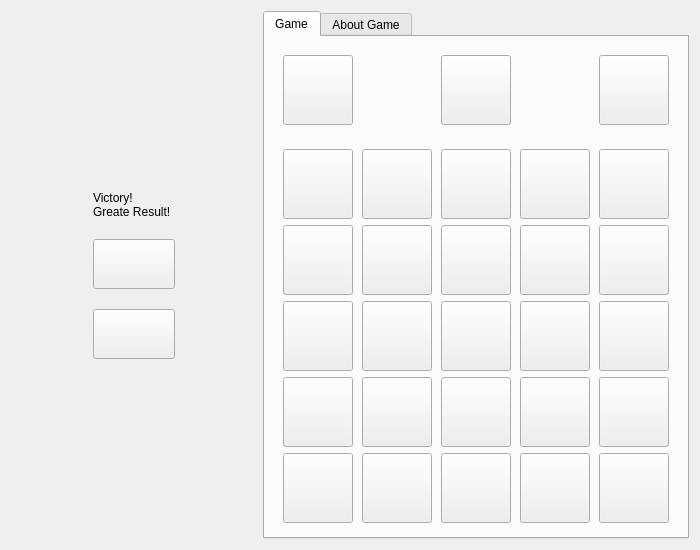
<?xml version="1.0" encoding="UTF-8"?>
<ui version="4.0">
 <class>Widget</class>
 <widget class="QWidget" name="Widget">
  <property name="geometry">
   <rect>
    <x>0</x>
    <y>0</y>
    <width>700</width>
    <height>550</height>
   </rect>
  </property>
  <property name="minimumSize">
   <size>
    <width>600</width>
    <height>550</height>
   </size>
  </property>
  <property name="maximumSize">
   <size>
    <width>700</width>
    <height>555</height>
   </size>
  </property>
  <property name="windowTitle">
   <string>Widget</string>
  </property>
  <property name="styleSheet">
   <string notr="true"/>
  </property>
  <layout class="QHBoxLayout" name="horizontalLayout_2">
   <item>
    <spacer name="horizontalSpacer_2">
     <property name="orientation">
      <enum>Qt::Horizontal</enum>
     </property>
     <property name="sizeHint" stdset="0">
      <size>
       <width>40</width>
       <height>20</height>
      </size>
     </property>
    </spacer>
   </item>
   <item>
    <layout class="QVBoxLayout" name="verticalLayout_2">
     <property name="spacing">
      <number>20</number>
     </property>
     <item>
      <spacer name="verticalSpacer_2">
       <property name="orientation">
        <enum>Qt::Vertical</enum>
       </property>
       <property name="sizeHint" stdset="0">
        <size>
         <width>20</width>
         <height>40</height>
        </size>
       </property>
      </spacer>
     </item>
     <item>
      <widget class="QLabel" name="label">
       <property name="text">
        <string>Victory!
Greate Result!</string>
       </property>
      </widget>
     </item>
     <item>
      <widget class="QPushButton" name="button_start_game">
       <property name="sizePolicy">
        <sizepolicy hsizetype="Expanding" vsizetype="Fixed">
         <horstretch>0</horstretch>
         <verstretch>0</verstretch>
        </sizepolicy>
       </property>
       <property name="minimumSize">
        <size>
         <width>0</width>
         <height>50</height>
        </size>
       </property>
       <property name="cursor">
        <cursorShape>PointingHandCursor</cursorShape>
       </property>
       <property name="text">
        <string/>
       </property>
      </widget>
     </item>
     <item>
      <widget class="QPushButton" name="button_about_game">
       <property name="sizePolicy">
        <sizepolicy hsizetype="Expanding" vsizetype="Fixed">
         <horstretch>0</horstretch>
         <verstretch>0</verstretch>
        </sizepolicy>
       </property>
       <property name="minimumSize">
        <size>
         <width>0</width>
         <height>50</height>
        </size>
       </property>
       <property name="cursor">
        <cursorShape>PointingHandCursor</cursorShape>
       </property>
       <property name="text">
        <string/>
       </property>
      </widget>
     </item>
     <item>
      <spacer name="verticalSpacer">
       <property name="orientation">
        <enum>Qt::Vertical</enum>
       </property>
       <property name="sizeHint" stdset="0">
        <size>
         <width>20</width>
         <height>40</height>
        </size>
       </property>
      </spacer>
     </item>
    </layout>
   </item>
   <item>
    <spacer name="horizontalSpacer">
     <property name="orientation">
      <enum>Qt::Horizontal</enum>
     </property>
     <property name="sizeHint" stdset="0">
      <size>
       <width>40</width>
       <height>20</height>
      </size>
     </property>
    </spacer>
   </item>
   <item>
    <widget class="QTabWidget" name="tabWidget">
     <property name="sizePolicy">
      <sizepolicy hsizetype="Fixed" vsizetype="Expanding">
       <horstretch>0</horstretch>
       <verstretch>0</verstretch>
      </sizepolicy>
     </property>
     <property name="minimumSize">
      <size>
       <width>70</width>
       <height>70</height>
      </size>
     </property>
     <property name="styleSheet">
      <string notr="true"/>
     </property>
     <property name="currentIndex">
      <number>0</number>
     </property>
     <widget class="QWidget" name="tab_1">
      <attribute name="title">
       <string>Game</string>
      </attribute>
      <layout class="QVBoxLayout" name="verticalLayout_3">
       <item>
        <spacer name="verticalSpacer_3">
         <property name="orientation">
          <enum>Qt::Vertical</enum>
         </property>
         <property name="sizeHint" stdset="0">
          <size>
           <width>20</width>
           <height>40</height>
          </size>
         </property>
        </spacer>
       </item>
       <item>
        <layout class="QHBoxLayout" name="horizontalLayout">
         <property name="spacing">
          <number>9</number>
         </property>
         <property name="leftMargin">
          <number>9</number>
         </property>
         <property name="topMargin">
          <number>9</number>
         </property>
         <property name="rightMargin">
          <number>9</number>
         </property>
         <property name="bottomMargin">
          <number>9</number>
         </property>
         <item>
          <widget class="QPushButton" name="cell_upper_left">
           <property name="sizePolicy">
            <sizepolicy hsizetype="Fixed" vsizetype="Fixed">
             <horstretch>0</horstretch>
             <verstretch>0</verstretch>
            </sizepolicy>
           </property>
           <property name="minimumSize">
            <size>
             <width>70</width>
             <height>70</height>
            </size>
           </property>
           <property name="text">
            <string/>
           </property>
          </widget>
         </item>
         <item>
          <spacer name="horizontalSpacer_4">
           <property name="orientation">
            <enum>Qt::Horizontal</enum>
           </property>
           <property name="sizeType">
            <enum>QSizePolicy::Expanding</enum>
           </property>
           <property name="sizeHint" stdset="0">
            <size>
             <width>70</width>
             <height>20</height>
            </size>
           </property>
          </spacer>
         </item>
         <item>
          <widget class="QPushButton" name="cell_upper_medium">
           <property name="sizePolicy">
            <sizepolicy hsizetype="Fixed" vsizetype="Fixed">
             <horstretch>0</horstretch>
             <verstretch>0</verstretch>
            </sizepolicy>
           </property>
           <property name="minimumSize">
            <size>
             <width>70</width>
             <height>70</height>
            </size>
           </property>
           <property name="text">
            <string/>
           </property>
          </widget>
         </item>
         <item>
          <spacer name="horizontalSpacer_3">
           <property name="orientation">
            <enum>Qt::Horizontal</enum>
           </property>
           <property name="sizeType">
            <enum>QSizePolicy::Expanding</enum>
           </property>
           <property name="sizeHint" stdset="0">
            <size>
             <width>70</width>
             <height>20</height>
            </size>
           </property>
          </spacer>
         </item>
         <item>
          <widget class="QPushButton" name="cell_upper_right">
           <property name="sizePolicy">
            <sizepolicy hsizetype="Fixed" vsizetype="Fixed">
             <horstretch>0</horstretch>
             <verstretch>0</verstretch>
            </sizepolicy>
           </property>
           <property name="minimumSize">
            <size>
             <width>70</width>
             <height>70</height>
            </size>
           </property>
           <property name="text">
            <string/>
           </property>
          </widget>
         </item>
        </layout>
       </item>
       <item>
        <layout class="QGridLayout" name="gridLayout_2">
         <property name="leftMargin">
          <number>9</number>
         </property>
         <property name="topMargin">
          <number>9</number>
         </property>
         <property name="rightMargin">
          <number>9</number>
         </property>
         <property name="bottomMargin">
          <number>9</number>
         </property>
         <property name="spacing">
          <number>9</number>
         </property>
         <item row="0" column="2">
          <widget class="QPushButton" name="cell_0_2">
           <property name="sizePolicy">
            <sizepolicy hsizetype="Fixed" vsizetype="Fixed">
             <horstretch>0</horstretch>
             <verstretch>0</verstretch>
            </sizepolicy>
           </property>
           <property name="minimumSize">
            <size>
             <width>70</width>
             <height>70</height>
            </size>
           </property>
           <property name="cursor">
            <cursorShape>OpenHandCursor</cursorShape>
           </property>
           <property name="text">
            <string/>
           </property>
          </widget>
         </item>
         <item row="1" column="0">
          <widget class="QPushButton" name="cell_1_0">
           <property name="sizePolicy">
            <sizepolicy hsizetype="Fixed" vsizetype="Fixed">
             <horstretch>0</horstretch>
             <verstretch>0</verstretch>
            </sizepolicy>
           </property>
           <property name="minimumSize">
            <size>
             <width>70</width>
             <height>70</height>
            </size>
           </property>
           <property name="cursor">
            <cursorShape>OpenHandCursor</cursorShape>
           </property>
           <property name="text">
            <string/>
           </property>
          </widget>
         </item>
         <item row="1" column="1">
          <widget class="QPushButton" name="cell_1_1">
           <property name="sizePolicy">
            <sizepolicy hsizetype="Fixed" vsizetype="Fixed">
             <horstretch>0</horstretch>
             <verstretch>0</verstretch>
            </sizepolicy>
           </property>
           <property name="minimumSize">
            <size>
             <width>70</width>
             <height>70</height>
            </size>
           </property>
           <property name="cursor">
            <cursorShape>OpenHandCursor</cursorShape>
           </property>
           <property name="text">
            <string/>
           </property>
          </widget>
         </item>
         <item row="0" column="3">
          <widget class="QPushButton" name="cell_0_3">
           <property name="sizePolicy">
            <sizepolicy hsizetype="Fixed" vsizetype="Fixed">
             <horstretch>0</horstretch>
             <verstretch>0</verstretch>
            </sizepolicy>
           </property>
           <property name="minimumSize">
            <size>
             <width>70</width>
             <height>70</height>
            </size>
           </property>
           <property name="cursor">
            <cursorShape>OpenHandCursor</cursorShape>
           </property>
           <property name="styleSheet">
            <string notr="true"/>
           </property>
           <property name="text">
            <string/>
           </property>
          </widget>
         </item>
         <item row="3" column="0">
          <widget class="QPushButton" name="cell_3_0">
           <property name="sizePolicy">
            <sizepolicy hsizetype="Fixed" vsizetype="Fixed">
             <horstretch>0</horstretch>
             <verstretch>0</verstretch>
            </sizepolicy>
           </property>
           <property name="minimumSize">
            <size>
             <width>70</width>
             <height>70</height>
            </size>
           </property>
           <property name="cursor">
            <cursorShape>OpenHandCursor</cursorShape>
           </property>
           <property name="text">
            <string/>
           </property>
          </widget>
         </item>
         <item row="3" column="4">
          <widget class="QPushButton" name="cell_3_4">
           <property name="sizePolicy">
            <sizepolicy hsizetype="Fixed" vsizetype="Fixed">
             <horstretch>0</horstretch>
             <verstretch>0</verstretch>
            </sizepolicy>
           </property>
           <property name="minimumSize">
            <size>
             <width>70</width>
             <height>70</height>
            </size>
           </property>
           <property name="cursor">
            <cursorShape>OpenHandCursor</cursorShape>
           </property>
           <property name="text">
            <string/>
           </property>
          </widget>
         </item>
         <item row="1" column="4">
          <widget class="QPushButton" name="cell_1_4">
           <property name="sizePolicy">
            <sizepolicy hsizetype="Fixed" vsizetype="Fixed">
             <horstretch>0</horstretch>
             <verstretch>0</verstretch>
            </sizepolicy>
           </property>
           <property name="minimumSize">
            <size>
             <width>70</width>
             <height>70</height>
            </size>
           </property>
           <property name="cursor">
            <cursorShape>OpenHandCursor</cursorShape>
           </property>
           <property name="text">
            <string/>
           </property>
           <property name="checkable">
            <bool>false</bool>
           </property>
          </widget>
         </item>
         <item row="0" column="0">
          <widget class="QPushButton" name="cell_0_0">
           <property name="sizePolicy">
            <sizepolicy hsizetype="Fixed" vsizetype="Fixed">
             <horstretch>0</horstretch>
             <verstretch>0</verstretch>
            </sizepolicy>
           </property>
           <property name="minimumSize">
            <size>
             <width>70</width>
             <height>70</height>
            </size>
           </property>
           <property name="cursor">
            <cursorShape>OpenHandCursor</cursorShape>
           </property>
           <property name="styleSheet">
            <string notr="true"/>
           </property>
           <property name="text">
            <string/>
           </property>
          </widget>
         </item>
         <item row="0" column="1">
          <widget class="QPushButton" name="cell_0_1">
           <property name="sizePolicy">
            <sizepolicy hsizetype="Fixed" vsizetype="Fixed">
             <horstretch>0</horstretch>
             <verstretch>0</verstretch>
            </sizepolicy>
           </property>
           <property name="minimumSize">
            <size>
             <width>70</width>
             <height>70</height>
            </size>
           </property>
           <property name="cursor">
            <cursorShape>OpenHandCursor</cursorShape>
           </property>
           <property name="text">
            <string/>
           </property>
          </widget>
         </item>
         <item row="2" column="4">
          <widget class="QPushButton" name="cell_2_4">
           <property name="sizePolicy">
            <sizepolicy hsizetype="Fixed" vsizetype="Fixed">
             <horstretch>0</horstretch>
             <verstretch>0</verstretch>
            </sizepolicy>
           </property>
           <property name="minimumSize">
            <size>
             <width>70</width>
             <height>70</height>
            </size>
           </property>
           <property name="cursor">
            <cursorShape>OpenHandCursor</cursorShape>
           </property>
           <property name="text">
            <string/>
           </property>
          </widget>
         </item>
         <item row="2" column="1">
          <widget class="QPushButton" name="cell_2_1">
           <property name="sizePolicy">
            <sizepolicy hsizetype="Fixed" vsizetype="Fixed">
             <horstretch>0</horstretch>
             <verstretch>0</verstretch>
            </sizepolicy>
           </property>
           <property name="minimumSize">
            <size>
             <width>70</width>
             <height>70</height>
            </size>
           </property>
           <property name="cursor">
            <cursorShape>OpenHandCursor</cursorShape>
           </property>
           <property name="text">
            <string/>
           </property>
          </widget>
         </item>
         <item row="0" column="4">
          <widget class="QPushButton" name="cell_0_4">
           <property name="sizePolicy">
            <sizepolicy hsizetype="Fixed" vsizetype="Fixed">
             <horstretch>0</horstretch>
             <verstretch>0</verstretch>
            </sizepolicy>
           </property>
           <property name="minimumSize">
            <size>
             <width>70</width>
             <height>70</height>
            </size>
           </property>
           <property name="cursor">
            <cursorShape>OpenHandCursor</cursorShape>
           </property>
           <property name="styleSheet">
            <string notr="true"/>
           </property>
           <property name="text">
            <string/>
           </property>
          </widget>
         </item>
         <item row="1" column="3">
          <widget class="QPushButton" name="cell_1_3">
           <property name="sizePolicy">
            <sizepolicy hsizetype="Fixed" vsizetype="Fixed">
             <horstretch>0</horstretch>
             <verstretch>0</verstretch>
            </sizepolicy>
           </property>
           <property name="minimumSize">
            <size>
             <width>70</width>
             <height>70</height>
            </size>
           </property>
           <property name="cursor">
            <cursorShape>OpenHandCursor</cursorShape>
           </property>
           <property name="text">
            <string/>
           </property>
          </widget>
         </item>
         <item row="2" column="3">
          <widget class="QPushButton" name="cell_2_3">
           <property name="sizePolicy">
            <sizepolicy hsizetype="Fixed" vsizetype="Fixed">
             <horstretch>0</horstretch>
             <verstretch>0</verstretch>
            </sizepolicy>
           </property>
           <property name="minimumSize">
            <size>
             <width>70</width>
             <height>70</height>
            </size>
           </property>
           <property name="cursor">
            <cursorShape>OpenHandCursor</cursorShape>
           </property>
           <property name="text">
            <string/>
           </property>
          </widget>
         </item>
         <item row="2" column="2">
          <widget class="QPushButton" name="cell_2_2">
           <property name="sizePolicy">
            <sizepolicy hsizetype="Fixed" vsizetype="Fixed">
             <horstretch>0</horstretch>
             <verstretch>0</verstretch>
            </sizepolicy>
           </property>
           <property name="minimumSize">
            <size>
             <width>70</width>
             <height>70</height>
            </size>
           </property>
           <property name="cursor">
            <cursorShape>OpenHandCursor</cursorShape>
           </property>
           <property name="text">
            <string/>
           </property>
          </widget>
         </item>
         <item row="1" column="2">
          <widget class="QPushButton" name="cell_1_2">
           <property name="sizePolicy">
            <sizepolicy hsizetype="Fixed" vsizetype="Fixed">
             <horstretch>0</horstretch>
             <verstretch>0</verstretch>
            </sizepolicy>
           </property>
           <property name="minimumSize">
            <size>
             <width>70</width>
             <height>70</height>
            </size>
           </property>
           <property name="cursor">
            <cursorShape>OpenHandCursor</cursorShape>
           </property>
           <property name="text">
            <string/>
           </property>
          </widget>
         </item>
         <item row="2" column="0">
          <widget class="QPushButton" name="cell_2_0">
           <property name="sizePolicy">
            <sizepolicy hsizetype="Fixed" vsizetype="Fixed">
             <horstretch>0</horstretch>
             <verstretch>0</verstretch>
            </sizepolicy>
           </property>
           <property name="minimumSize">
            <size>
             <width>70</width>
             <height>70</height>
            </size>
           </property>
           <property name="cursor">
            <cursorShape>OpenHandCursor</cursorShape>
           </property>
           <property name="text">
            <string/>
           </property>
          </widget>
         </item>
         <item row="3" column="3">
          <widget class="QPushButton" name="cell_3_3">
           <property name="sizePolicy">
            <sizepolicy hsizetype="Fixed" vsizetype="Fixed">
             <horstretch>0</horstretch>
             <verstretch>0</verstretch>
            </sizepolicy>
           </property>
           <property name="minimumSize">
            <size>
             <width>70</width>
             <height>70</height>
            </size>
           </property>
           <property name="cursor">
            <cursorShape>OpenHandCursor</cursorShape>
           </property>
           <property name="text">
            <string/>
           </property>
          </widget>
         </item>
         <item row="3" column="2">
          <widget class="QPushButton" name="cell_3_2">
           <property name="sizePolicy">
            <sizepolicy hsizetype="Fixed" vsizetype="Fixed">
             <horstretch>0</horstretch>
             <verstretch>0</verstretch>
            </sizepolicy>
           </property>
           <property name="minimumSize">
            <size>
             <width>70</width>
             <height>70</height>
            </size>
           </property>
           <property name="cursor">
            <cursorShape>OpenHandCursor</cursorShape>
           </property>
           <property name="text">
            <string/>
           </property>
          </widget>
         </item>
         <item row="3" column="1">
          <widget class="QPushButton" name="cell_3_1">
           <property name="sizePolicy">
            <sizepolicy hsizetype="Fixed" vsizetype="Fixed">
             <horstretch>0</horstretch>
             <verstretch>0</verstretch>
            </sizepolicy>
           </property>
           <property name="minimumSize">
            <size>
             <width>70</width>
             <height>70</height>
            </size>
           </property>
           <property name="cursor">
            <cursorShape>OpenHandCursor</cursorShape>
           </property>
           <property name="text">
            <string/>
           </property>
          </widget>
         </item>
         <item row="4" column="0">
          <widget class="QPushButton" name="cell_4_0">
           <property name="sizePolicy">
            <sizepolicy hsizetype="Fixed" vsizetype="Fixed">
             <horstretch>0</horstretch>
             <verstretch>0</verstretch>
            </sizepolicy>
           </property>
           <property name="minimumSize">
            <size>
             <width>70</width>
             <height>70</height>
            </size>
           </property>
           <property name="cursor">
            <cursorShape>OpenHandCursor</cursorShape>
           </property>
           <property name="text">
            <string/>
           </property>
          </widget>
         </item>
         <item row="4" column="1">
          <widget class="QPushButton" name="cell_4_1">
           <property name="sizePolicy">
            <sizepolicy hsizetype="Fixed" vsizetype="Fixed">
             <horstretch>0</horstretch>
             <verstretch>0</verstretch>
            </sizepolicy>
           </property>
           <property name="minimumSize">
            <size>
             <width>70</width>
             <height>70</height>
            </size>
           </property>
           <property name="cursor">
            <cursorShape>OpenHandCursor</cursorShape>
           </property>
           <property name="text">
            <string/>
           </property>
          </widget>
         </item>
         <item row="4" column="2">
          <widget class="QPushButton" name="cell_4_2">
           <property name="sizePolicy">
            <sizepolicy hsizetype="Fixed" vsizetype="Fixed">
             <horstretch>0</horstretch>
             <verstretch>0</verstretch>
            </sizepolicy>
           </property>
           <property name="minimumSize">
            <size>
             <width>70</width>
             <height>70</height>
            </size>
           </property>
           <property name="cursor">
            <cursorShape>OpenHandCursor</cursorShape>
           </property>
           <property name="text">
            <string/>
           </property>
          </widget>
         </item>
         <item row="4" column="3">
          <widget class="QPushButton" name="cell_4_3">
           <property name="sizePolicy">
            <sizepolicy hsizetype="Fixed" vsizetype="Fixed">
             <horstretch>0</horstretch>
             <verstretch>0</verstretch>
            </sizepolicy>
           </property>
           <property name="minimumSize">
            <size>
             <width>70</width>
             <height>70</height>
            </size>
           </property>
           <property name="cursor">
            <cursorShape>OpenHandCursor</cursorShape>
           </property>
           <property name="text">
            <string/>
           </property>
          </widget>
         </item>
         <item row="4" column="4">
          <widget class="QPushButton" name="cell_4_4">
           <property name="sizePolicy">
            <sizepolicy hsizetype="Fixed" vsizetype="Fixed">
             <horstretch>0</horstretch>
             <verstretch>0</verstretch>
            </sizepolicy>
           </property>
           <property name="minimumSize">
            <size>
             <width>70</width>
             <height>70</height>
            </size>
           </property>
           <property name="cursor">
            <cursorShape>OpenHandCursor</cursorShape>
           </property>
           <property name="text">
            <string/>
           </property>
          </widget>
         </item>
        </layout>
       </item>
       <item>
        <spacer name="verticalSpacer_4">
         <property name="orientation">
          <enum>Qt::Vertical</enum>
         </property>
         <property name="sizeHint" stdset="0">
          <size>
           <width>20</width>
           <height>40</height>
          </size>
         </property>
        </spacer>
       </item>
      </layout>
     </widget>
     <widget class="QWidget" name="tab_2">
      <attribute name="title">
       <string>About Game</string>
      </attribute>
      <widget class="QPushButton" name="button_back">
       <property name="geometry">
        <rect>
         <x>160</x>
         <y>370</y>
         <width>100</width>
         <height>32</height>
        </rect>
       </property>
       <property name="text">
        <string>Back</string>
       </property>
      </widget>
     </widget>
    </widget>
   </item>
  </layout>
 </widget>
 <resources/>
 <connections/>
</ui>
